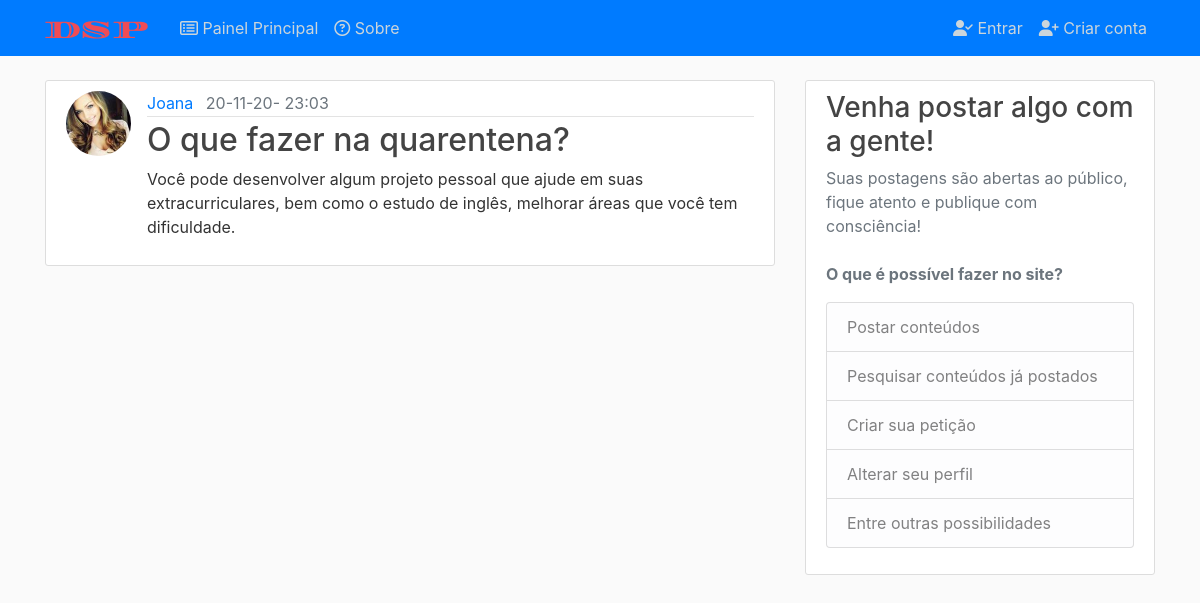
Page /post/10 on the earlier database version.
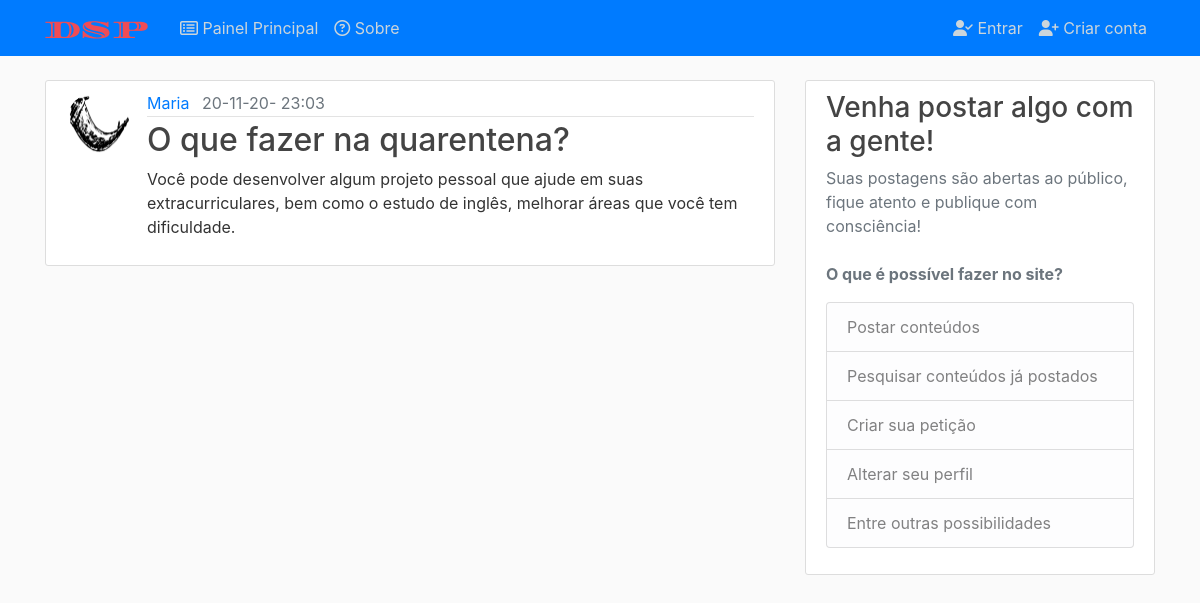
Same page on the later database version.
### application/models.py (models this page shows, shortened)
class User(db.Model, UserMixin):
    id = db.Column(db.Integer, primary_key=True)
    username = db.Column(db.String(20), unique=True, nullable=False)
    email = db.Column(db.String(120), unique=True, nullable=False)
    image_file = db.Column(db.String(20), nullable=False,
                           default='default.jpg')
    password = db.Column(db.String(60), nullable=False)
    posts = db.relationship('Post', backref='author', lazy=True)

### application/posts/routes.py (the view)
@posts.route("/post/<int:post_id>")
def post(post_id):
    post = Post.query.get_or_404(post_id)
    return render_template('post.html', title=post.title, post=post)

### application/templates/post.html (shortened to what this page needs)
{%extends "layout.html"%}
{%block content%}
  <article class="media content-section">
    <img class="rounded-circle article-img" src="{{ url_for('static', filename='profile_pics/' + post.author.image_file) }}">
    <div class="media-body">
      <div class="article-metadata">
        <a class="mr-2" href="{{ url_for('users.user_posts', username=post.author.username) }}">{{ post.author.username }}</a>
        <deletesmall class="text-muted">{{ post.date_posted.strftime('%d-%m-%y- %H:%M') }}</small>
      </div>
      <h2 class="article-title">{{ post.title }}</h2>
      <p class="article-content">{{ post.content }}</p>
    </div>
  </article>
{%endblock%}

Differences in the rows shown:
changed User: image_file: a different picture; author.username "Joana" → "Maria"
